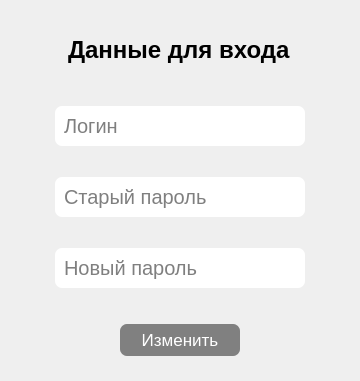
<?xml version="1.0" encoding="UTF-8"?>
<ui version="4.0">
 <class>Dialog</class>
 <widget class="QDialog" name="Dialog">
  <property name="geometry">
   <rect>
    <x>0</x>
    <y>0</y>
    <width>360</width>
    <height>381</height>
   </rect>
  </property>
  <property name="cursor">
   <cursorShape>ArrowCursor</cursorShape>
  </property>
  <property name="windowTitle">
   <string>Данные для входа</string>
  </property>
  <property name="styleSheet">
   <string notr="true">#auth_btn{
	border-radius: 7px;
	background-color: gray;
	color: white;
}

#auth_btn:hover{
	background-color: lightgray;
	color: black;
}</string>
  </property>
  <layout class="QVBoxLayout" name="verticalLayout_2">
   <item>
    <layout class="QVBoxLayout" name="verticalLayout">
     <item alignment="Qt::AlignHCenter">
      <widget class="QLabel" name="label">
       <property name="maximumSize">
        <size>
         <width>16777215</width>
         <height>50</height>
        </size>
       </property>
       <property name="font">
        <font>
         <pointsize>18</pointsize>
         <weight>75</weight>
         <bold>true</bold>
        </font>
       </property>
       <property name="text">
        <string>Данные для входа</string>
       </property>
      </widget>
     </item>
     <item alignment="Qt::AlignHCenter">
      <widget class="QLineEdit" name="login_text">
       <property name="minimumSize">
        <size>
         <width>250</width>
         <height>0</height>
        </size>
       </property>
       <property name="maximumSize">
        <size>
         <width>133</width>
         <height>16777215</height>
        </size>
       </property>
       <property name="font">
        <font>
         <pointsize>15</pointsize>
        </font>
       </property>
       <property name="styleSheet">
        <string notr="true">margin-top: 25px;

border-radius: 7px;
padding: 7px</string>
       </property>
       <property name="placeholderText">
        <string>Логин</string>
       </property>
      </widget>
     </item>
     <item alignment="Qt::AlignHCenter">
      <widget class="QLineEdit" name="pw_text">
       <property name="sizePolicy">
        <sizepolicy hsizetype="Expanding" vsizetype="Fixed">
         <horstretch>0</horstretch>
         <verstretch>0</verstretch>
        </sizepolicy>
       </property>
       <property name="minimumSize">
        <size>
         <width>250</width>
         <height>0</height>
        </size>
       </property>
       <property name="maximumSize">
        <size>
         <width>206</width>
         <height>16777215</height>
        </size>
       </property>
       <property name="font">
        <font>
         <pointsize>15</pointsize>
        </font>
       </property>
       <property name="styleSheet">
        <string notr="true">margin-top: 25px;

border-radius: 7px;
padding: 7px</string>
       </property>
       <property name="inputMask">
        <string/>
       </property>
       <property name="echoMode">
        <enum>QLineEdit::Password</enum>
       </property>
       <property name="placeholderText">
        <string>Старый пароль</string>
       </property>
      </widget>
     </item>
     <item alignment="Qt::AlignHCenter">
      <widget class="QLineEdit" name="pw2_text">
       <property name="minimumSize">
        <size>
         <width>250</width>
         <height>0</height>
        </size>
       </property>
       <property name="maximumSize">
        <size>
         <width>206</width>
         <height>16777215</height>
        </size>
       </property>
       <property name="font">
        <font>
         <pointsize>15</pointsize>
        </font>
       </property>
       <property name="styleSheet">
        <string notr="true">margin-top: 25px; margin-bottom: 30px;

border-radius: 7px;
padding: 7px</string>
       </property>
       <property name="echoMode">
        <enum>QLineEdit::Password</enum>
       </property>
       <property name="placeholderText">
        <string>Новый пароль</string>
       </property>
      </widget>
     </item>
     <item alignment="Qt::AlignHCenter">
      <widget class="QPushButton" name="auth_btn">
       <property name="minimumSize">
        <size>
         <width>120</width>
         <height>0</height>
        </size>
       </property>
       <property name="maximumSize">
        <size>
         <width>200</width>
         <height>32</height>
        </size>
       </property>
       <property name="font">
        <font>
         <pointsize>13</pointsize>
        </font>
       </property>
       <property name="cursor">
        <cursorShape>PointingHandCursor</cursorShape>
       </property>
       <property name="styleSheet">
        <string notr="true"/>
       </property>
       <property name="text">
        <string>Изменить</string>
       </property>
      </widget>
     </item>
    </layout>
   </item>
  </layout>
 </widget>
 <resources/>
 <connections/>
</ui>
